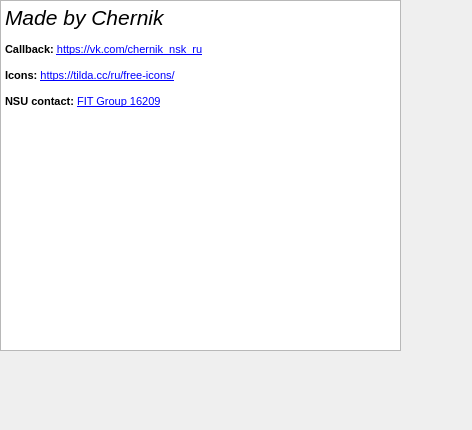
<?xml version="1.0" encoding="UTF-8"?>
<ui version="4.0">
 <class>About</class>
 <widget class="QDialog" name="About">
  <property name="geometry">
   <rect>
    <x>0</x>
    <y>0</y>
    <width>472</width>
    <height>430</height>
   </rect>
  </property>
  <property name="windowTitle">
   <string>About</string>
  </property>
  <widget class="QTextBrowser" name="textBrowser">
   <property name="geometry">
    <rect>
     <x>0</x>
     <y>0</y>
     <width>401</width>
     <height>351</height>
    </rect>
   </property>
   <property name="lineWrapMode">
    <enum>QTextEdit::NoWrap</enum>
   </property>
   <property name="html">
    <string>&lt;!DOCTYPE HTML PUBLIC &quot;-//W3C//DTD HTML 4.0//EN&quot; &quot;http://www.w3.org/TR/REC-html40/strict.dtd&quot;&gt;
&lt;html&gt;&lt;head&gt;&lt;meta name=&quot;qrichtext&quot; content=&quot;1&quot; /&gt;&lt;style type=&quot;text/css&quot;&gt;
p, li { white-space: pre-wrap; }
&lt;/style&gt;&lt;/head&gt;&lt;body style=&quot; font-family:'MS Shell Dlg 2'; font-size:8.25pt; font-weight:400; font-style:normal;&quot;&gt;
&lt;p style=&quot; margin-top:0px; margin-bottom:0px; margin-left:0px; margin-right:0px; -qt-block-indent:0; text-indent:0px;&quot;&gt;&lt;span style=&quot; font-size:16pt; font-style:italic;&quot;&gt;Made by Chernik&lt;/span&gt;&lt;/p&gt;
&lt;p style=&quot;-qt-paragraph-type:empty; margin-top:0px; margin-bottom:0px; margin-left:0px; margin-right:0px; -qt-block-indent:0; text-indent:0px;&quot;&gt;&lt;br /&gt;&lt;/p&gt;
&lt;p style=&quot; margin-top:0px; margin-bottom:0px; margin-left:0px; margin-right:0px; -qt-block-indent:0; text-indent:0px;&quot;&gt;&lt;span style=&quot; font-weight:600;&quot;&gt;Callback:&lt;/span&gt; &lt;a href=&quot;https://vk.com/chernik_nsk_ru&quot;&gt;&lt;span style=&quot; font-size:8pt; text-decoration: underline; color:#0000ff;&quot;&gt;https://vk.com/chernik_nsk_ru&lt;/span&gt;&lt;/a&gt;&lt;/p&gt;
&lt;p style=&quot;-qt-paragraph-type:empty; margin-top:0px; margin-bottom:0px; margin-left:0px; margin-right:0px; -qt-block-indent:0; text-indent:0px; font-size:8pt; text-decoration: underline; color:#0000ff;&quot;&gt;&lt;br /&gt;&lt;/p&gt;
&lt;p style=&quot; margin-top:0px; margin-bottom:0px; margin-left:0px; margin-right:0px; -qt-block-indent:0; text-indent:0px;&quot;&gt;&lt;span style=&quot; font-weight:600;&quot;&gt;Icons: &lt;/span&gt;&lt;a href=&quot;https://tilda.cc/ru/free-icons/&quot;&gt;&lt;span style=&quot; font-size:8pt; text-decoration: underline; color:#0000ff;&quot;&gt;https://tilda.cc/ru/free-icons/&lt;/span&gt;&lt;/a&gt;&lt;/p&gt;
&lt;p style=&quot;-qt-paragraph-type:empty; margin-top:0px; margin-bottom:0px; margin-left:0px; margin-right:0px; -qt-block-indent:0; text-indent:0px; font-size:8pt; text-decoration: underline; color:#0000ff;&quot;&gt;&lt;br /&gt;&lt;/p&gt;
&lt;p style=&quot; margin-top:0px; margin-bottom:0px; margin-left:0px; margin-right:0px; -qt-block-indent:0; text-indent:0px;&quot;&gt;&lt;span style=&quot; font-weight:600;&quot;&gt;NSU contact: &lt;/span&gt;&lt;a href=&quot;http://my.nsu.ru/public/studentinfo.jsp?public.studentinfo.ref=86218&quot;&gt;&lt;span style=&quot; font-size:8pt; text-decoration: underline; color:#0000ff;&quot;&gt;FIT Group 16209&lt;/span&gt;&lt;/a&gt;&lt;/p&gt;
&lt;p style=&quot;-qt-paragraph-type:empty; margin-top:0px; margin-bottom:0px; margin-left:0px; margin-right:0px; -qt-block-indent:0; text-indent:0px; font-size:8pt; text-decoration: underline; color:#0000ff;&quot;&gt;&lt;br /&gt;&lt;/p&gt;
&lt;p style=&quot; margin-top:0px; margin-bottom:0px; margin-left:0px; margin-right:0px; -qt-block-indent:0; text-indent:0px;&quot;&gt;&lt;img src=&quot;:/pic/pics/me.jpg&quot; /&gt;&lt;/p&gt;&lt;/body&gt;&lt;/html&gt;</string>
   </property>
   <property name="openLinks">
    <bool>false</bool>
   </property>
  </widget>
 </widget>
 <resources/>
 <connections/>
</ui>
